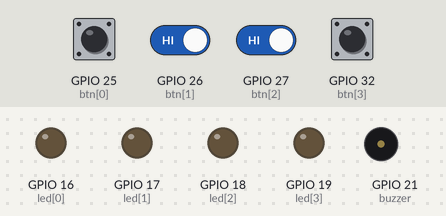
A sketch run on a simulated ESP32. On the bench: output pins drawn as LEDs (lit = HIGH), buzzer (waves = sounding). Dashed ring = blinking. The test bench sets the inputs (shaded band); at power-on: GPIO 25 (btn[0]), GPIO 26 (btn[1]), GPIO 27 (btn[2]), GPIO 32 (btn[3]) HIGH. Random numbers use the default seed unless the sketch sets one.

Above: at 1.2 s.
1.3 s: GPIO 25 (btn[0]) pulled LOW for 0.15 s
At 1.9 s:
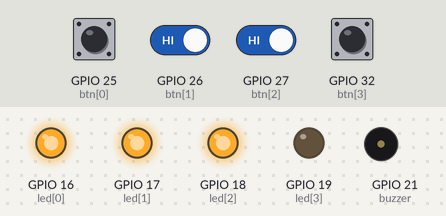
At 2.7 s:
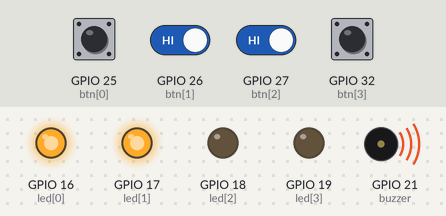
4.4 s: GPIO 26 (btn[1]) driven LOW and GPIO 27 (btn[2]) driven LOW
At 6.2 s:
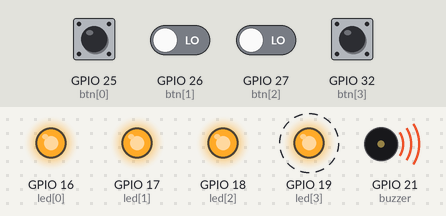
10.4 s: GPIO 32 (btn[3]) pulled LOW for 1 s
13.4 s: GPIO 25 (btn[0]) pulled LOW for 1 s
Timing chart, 0 to 18.4 s (numbered marks = the images above; inputs shaded):
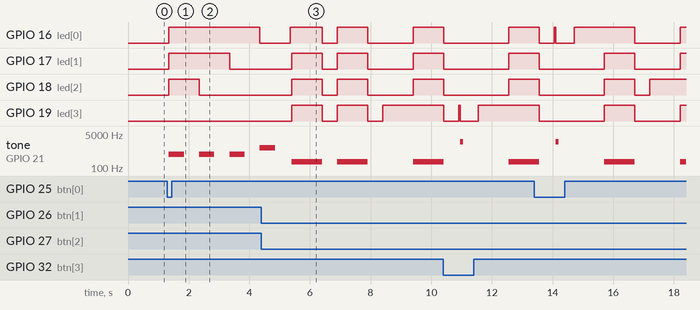

Measured:
- after the input at 1.3 s, GPIO 16 (led[0]): LOW → HIGH after 0.05 s, → LOW 3.0 s later; GPIO 17 (led[1]): LOW → HIGH after 0.05 s, → LOW 2.0 s later; GPIO 18 (led[2]): LOW → HIGH after 0.05 s, → LOW 1.0 s later; tone on GPIO 21 (buzzer): silent → 500 Hz after 0.05 s, then repeats every 1.0 s: silent 0.50 s, 500 Hz 0.50 s
- by itself, GPIO 19 (led[3]): alternates HIGH for 1.0 s and LOW for 0.50 s, 5 changes in all, then stays HIGH

The sketch:

dapchuot.ino
```cpp
#include <vector>

int led[4] = {16, 17, 18, 19};
int btn[4] = {25, 26, 27, 32};
int buzzer = 21;

bool hitCount[4] = {false, false, false, false};
unsigned long lastDebounce[4] = {0, 0, 0, 0};
int lastState[4] = {HIGH, HIGH, HIGH, HIGH};
int stableState[4] = {HIGH, HIGH, HIGH, HIGH};
int correct = 0, lightTime = 1000, stage = 0, timer = 0, target = 0;
bool ledState = LOW, hit = false;
int lowPitch = 200, highPitch = 2000;

void buttonState(int idx) {
  int state = digitalRead(btn[idx]);
  if (state != lastState[idx]) {
    lastDebounce[idx] = millis();
  }
  if (millis() - lastDebounce[idx] > 50) {
    if (state != stableState[idx]) {
      stableState[idx] = state;
      if (stableState[idx] == LOW) {
        hitCount[idx] = true;
      }
    }
  }
  lastState[idx] = state;
}

void setup() {
  // put your setup code here, to run once:
  randomSeed(analogRead(0));
  for (int i = 0; i < 4; i++) {
    pinMode(led[i], OUTPUT);
    pinMode(btn[i], INPUT_PULLUP);
  }
  pinMode(buzzer, OUTPUT);
}

void controlOutput() {
  // Active buzzer can't change frequency. Should replace tone with a rhythm maker.
  if (stage == 1) {
    for (int j = 0; j < 4; j++) {
      digitalWrite(led[j], HIGH);
    }
    for (int i = 3; i >= 0; i--) {
      digitalWrite(led[i], LOW);
      tone(buzzer, i == 0 ? 1000 : 500, 500);
      delay(1000);
    }
    stage = 2;
  } else if (stage == 2) {
    digitalWrite(led[target], HIGH);
    stage = 3;
    timer = millis();
  } else if (stage == 4) {
    if (hit) {
      digitalWrite(led[target], LOW);
      tone(buzzer, highPitch, 100);
      delay(100);
    } else {
      for (int i = 0; i < 4; i++) {
        digitalWrite(led[i], HIGH);
      }
      tone(buzzer, lowPitch, 1000);
      delay(1000);
      for (int i = 0; i < 4; i++) {
        digitalWrite(led[i], LOW);
      }
    }
    delay(500);
    stage = 2;
  }
}

void loop() {
  // put your main code here, to run repeatedly:
  for (int i = 0; i < 4; i++) {
    buttonState(i);
  }
  if (stage == 0) {
    for (int i = 0; i < 4; i++) {
      if (hitCount[i]) {
        stage = 1;
        hitCount[i] = false;
      }
    }
  } else if (stage == 2) {
    target = random(0, 4);
  } else if (stage == 3) {
    for (int i = 0; i < 4; i++) {
      if (hitCount[i]) {
        hitCount[i] = false;
        hit = i == target;
        stage = 4;
        if (!hit) {
          correct = 0;
          lightTime = 1000;
          break;
        } else {
          correct += 1;
          if (correct % 5 == 0) {
            lightTime = max(200, lightTime - 100);
          }
        }
      }
    }
    if (millis() - timer > lightTime) {
      stage = 4;
      hit = false;
      correct = 0;
      lightTime = 1000;
    }
  }
  controlOutput();
}
```
